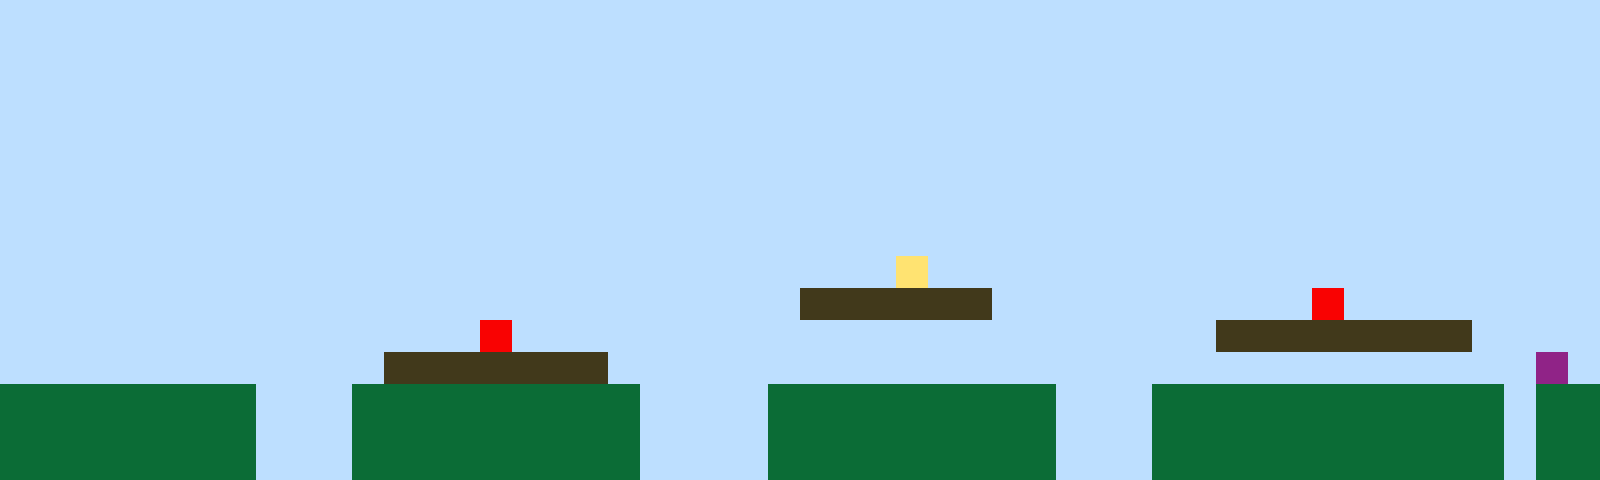

A 2D game scene composited from a Tiled map and its tileset images. What follows is a short description and the map's XML, with every tile layer's data as written:
An orthogonal 50x15 tile map with 32x32 px tiles, 1 tile layer (Tile Layer 1).

<map version="1.10" tiledversion="1.11.2" orientation="orthogonal" renderorder="right-up" width="50" height="15" tilewidth="32" tileheight="32" infinite="0" nextlayerid="2" nextobjectid="1"><editorsettings><export target="map1.csv" format="csv" /></editorsettings><tileset firstgid="1" name="sprites" tilewidth="32" tileheight="32" tilecount="6" columns="3"><image source="sprites.png" width="96" height="64" /></tileset><layer id="1" name="Tile Layer 1" width="50" height="15"><data encoding="csv">1,1,1,1,1,1,1,1,1,1,1,1,1,1,1,1,1,1,1,1,1,1,1,1,1,1,1,1,1,1,1,1,1,1,1,1,1,1,1,1,1,1,1,1,1,1,1,1,1,1,1,1,1,1,1,1,1,1,1,1,1,1,1,1,1,1,1,1,1,1,1,1,1,1,1,1,1,1,1,1,1,1,1,1,1,1,1,1,1,1,1,1,1,1,1,1,1,1,1,1,1,1,1,1,1,1,1,1,1,1,1,1,1,1,1,1,1,1,1,1,1,1,1,1,1,1,1,1,1,1,1,1,1,1,1,1,1,1,1,1,1,1,1,1,1,1,1,1,1,1,1,1,1,1,1,1,1,1,1,1,1,1,1,1,1,1,1,1,1,1,1,1,1,1,1,1,1,1,1,1,1,1,1,1,1,1,1,1,1,1,1,1,1,1,1,1,1,1,1,1,1,1,1,1,1,1,1,1,1,1,1,1,1,1,1,1,1,1,1,1,1,1,1,1,1,1,1,1,1,1,1,1,1,1,1,1,1,1,1,1,1,1,1,1,1,1,1,1,1,1,1,1,1,1,1,1,1,1,1,1,1,1,1,1,1,1,1,1,1,1,1,1,1,1,1,1,1,1,1,1,1,1,1,1,1,1,1,1,1,1,1,1,1,1,1,1,1,1,1,1,1,1,1,1,1,1,1,1,1,1,1,1,1,1,1,1,1,1,1,1,1,1,1,1,1,1,1,1,1,1,1,1,1,1,1,1,1,1,1,1,1,1,1,1,1,1,1,1,1,1,1,1,1,1,1,1,1,1,1,1,1,1,1,1,1,1,1,1,1,1,1,1,1,1,1,1,1,1,1,1,1,1,1,1,1,1,1,1,1,1,1,1,1,1,1,1,1,1,1,1,1,1,1,1,1,1,1,1,1,1,1,1,1,1,1,1,1,1,1,1,1,1,1,1,1,1,1,1,4,1,1,1,1,1,1,1,1,1,1,1,1,1,1,1,1,1,1,1,1,1,1,1,1,1,1,1,1,1,1,1,1,1,1,1,1,1,1,1,1,1,1,1,1,1,1,3,3,3,3,3,3,1,1,1,1,1,1,1,1,1,1,5,1,1,1,1,1,1,1,1,1,1,1,1,1,1,1,1,1,1,1,1,1,1,1,5,1,1,1,1,1,1,1,1,1,1,1,1,1,1,1,1,1,1,1,1,1,1,3,3,3,3,3,3,3,3,1,1,1,1,1,1,1,1,1,1,1,1,1,1,1,1,3,3,3,3,3,3,3,1,1,1,1,1,1,1,1,1,1,1,1,1,1,1,1,1,1,1,1,1,1,1,1,1,1,1,1,1,6,1,2,2,2,2,2,2,2,2,1,1,1,2,2,2,2,2,2,2,2,2,1,1,1,1,2,2,2,2,2,2,2,2,2,1,1,1,2,2,2,2,2,2,2,2,2,2,2,1,2,2,2,2,2,2,2,2,2,2,1,1,1,2,2,2,2,2,2,2,2,2,1,1,1,1,2,2,2,2,2,2,2,2,2,1,1,1,2,2,2,2,2,2,2,2,2,2,2,1,2,2,2,2,2,2,2,2,2,2,1,1,1,2,2,2,2,2,2,2,2,2,1,1,1,1,2,2,2,2,2,2,2,2,2,1,1,1,2,2,2,2,2,2,2,2,2,2,2,1,2,2</data></layer></map>
